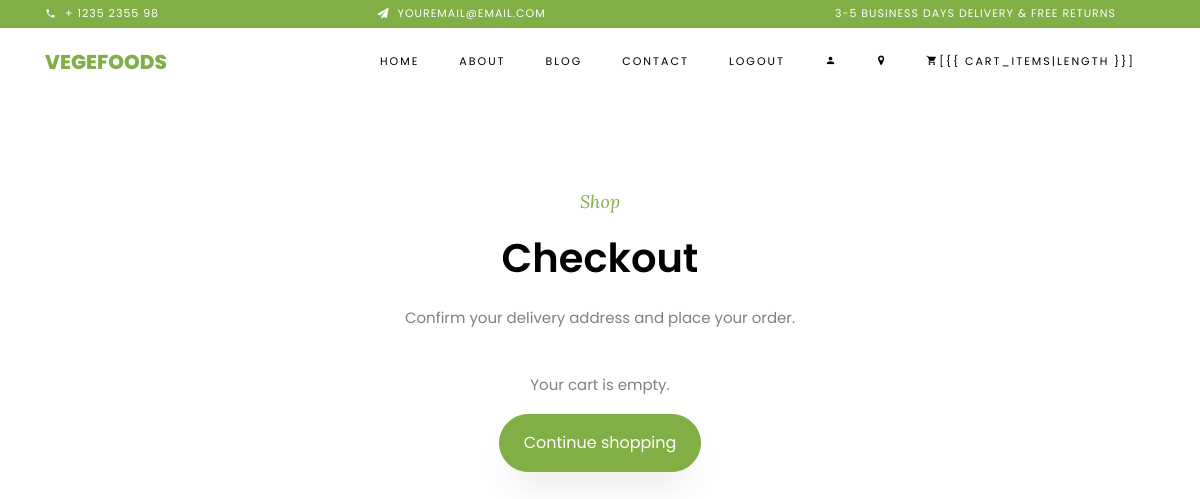
/checkout/ (signed in), run on an earlier commit of the app's database.
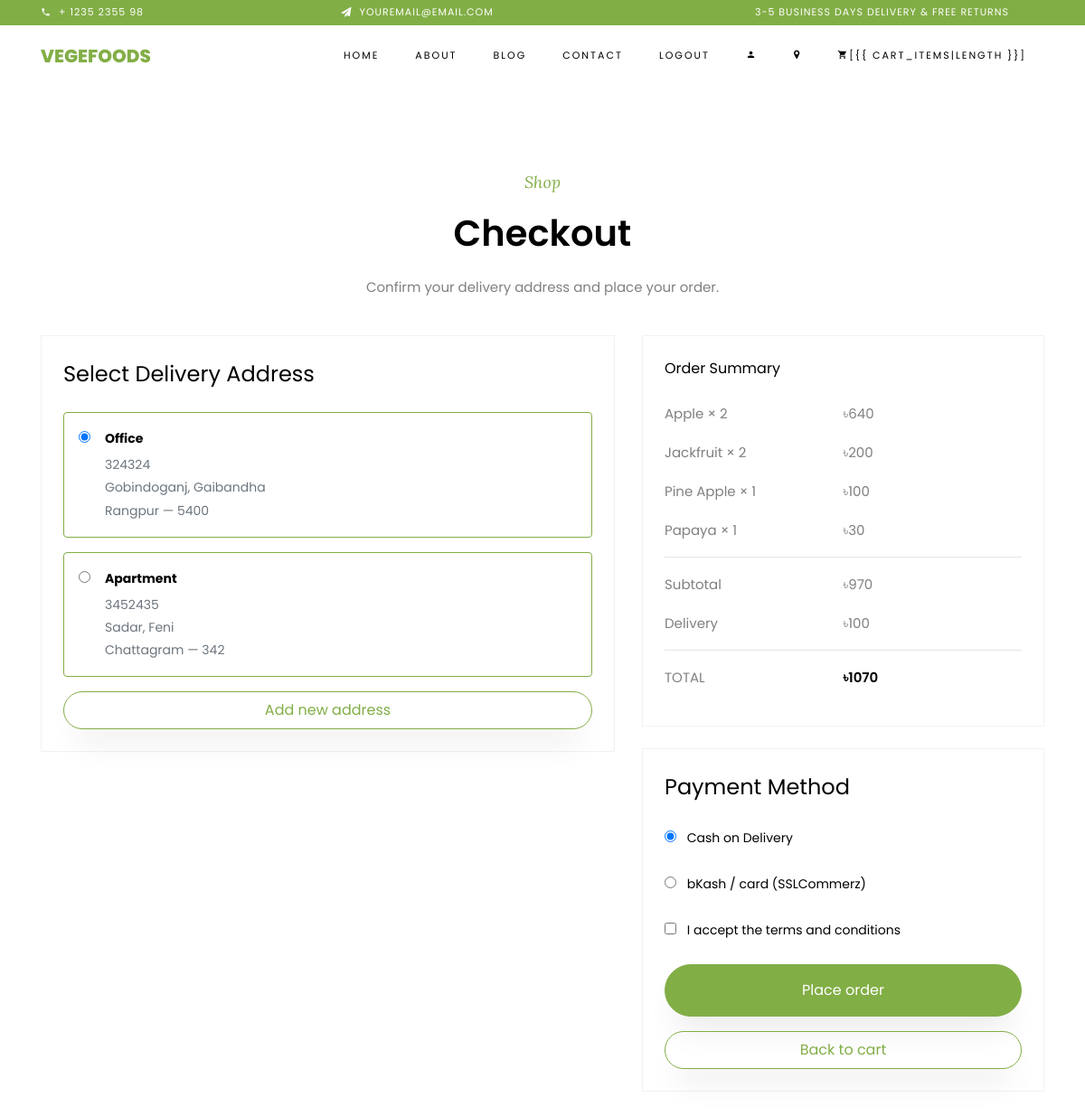
And on a later commit of the database.
### shop/models.py (models this page shows, shortened)
class CustomerAddress(models.Model):
    user = models.ForeignKey(User, on_delete=models.CASCADE)
    division = models.CharField(choices=DIVISION_CHOICES, max_length=50)
    district = models.CharField(max_length=200)
    thana = models.CharField(max_length=200)
    roadNumber = models.CharField(max_length=500)
    zipCode = models.IntegerField()
    addressType = models.CharField(choices=ADDRESS_TYPE_CHOICES, max_length=20)

class Cart(models.Model):
    user = models.ForeignKey(User, on_delete=models.CASCADE)
    fruit = models.ForeignKey(Fruit, on_delete=models.CASCADE)
    quantity = models.PositiveIntegerField(default=1)
    @property
    def line_total(self):
        return self.quantity * self.fruit.discounted_price

class Fruit(models.Model):
    title = models.CharField(max_length=200)
    selling_price = models.FloatField()
    discounted_price = models.FloatField()
    description = models.CharField(max_length=500)
    fruit_image = models.ImageField(upload_to='fruit-img')

### shop/views.py (the view)
# urls.py: path('checkout/', views.checkout, name='checkout'),
@login_required(login_url='/login/')
def checkout(request):
    cart_items = Cart.objects.filter(user=request.user)
    addresses = CustomerAddress.objects.filter(user=request.user)
    amount = 0.0
    shipping_amount = 100.0
    for item in cart_items:
        amount += item.line_total
    total_amount = amount + shipping_amount if cart_items else 0.0
    return render(request, 'checkout.html', {
        'cart_items': cart_items,
        'addresses': addresses,
        'amount': amount,
        'shipping_amount': shipping_amount,
        'totalamount': total_amount,
    })

### templates/checkout.html (shortened to what the changed rows need)
{% load static %}
<!DOCTYPE html>
<html lang="en">
<head>
    <link rel="stylesheet" href="{% static 'css/open-iconic-bootstrap.min.css' %}">
    <link rel="stylesheet" href="{% static 'css/animate.css' %}">
    <link rel="stylesheet" href="{% static 'css/owl.carousel.min.css' %}">
    <link rel="stylesheet" href="{% static 'css/owl.theme.default.min.css' %}">
    <link rel="stylesheet" href="{% static 'css/magnific-popup.css' %}">
    <link rel="stylesheet" href="{% static 'css/aos.css' %}">
    <link rel="stylesheet" href="{% static 'css/ionicons.min.css' %}">
    <link rel="stylesheet" href="{% static 'css/bootstrap-datepicker.css' %}">
    <link rel="stylesheet" href="{% static 'css/jquery.timepicker.css' %}">
    <link rel="stylesheet" href="{% static 'css/flaticon.css' %}">
    <link rel="stylesheet" href="{% static 'css/icomoon.css' %}">
    <link rel="stylesheet" href="{% static 'css/style.css' %}">
</head>
<body class="goto-here">
<section class="ftco-section">
    <div class="container">
        <div class="row justify-content-center mb-4">
            <div class="col-md-8 heading-section text-center">
                <h2 class="mb-3">Checkout</h2>
            </div>
        </div>
        {% if cart_items %}
        <form method="post" action="{% url 'initiate_payment' %}" class="billing-form">
            <div class="row">
                <div class="col-lg-7 mb-5 mb-lg-0">
                    <div class="cart-detail p-3 p-md-4">
                        <h3 class="billing-heading mb-4">Select Delivery Address</h3>
                        {% if addresses %}
                        {% for item in addresses %}
                        <label class="d-block bg-white p-3 mb-3"
                               style="border: 1px solid #82ae46; border-radius: 4px; cursor: pointer;">
                            <div class="d-flex align-items-start">
                                <input type="radio"
                                       name="address_id"
                                       value="{{ item.id }}"
                                       class="mt-1 mr-3"
                                       {% if forloop.first %}checked{% endif %}
                                       required>
                                <div>
                                    <strong class="d-block mb-1">{{ item.addressType }}</strong>
                                    <span class="d-block text-muted">
                                            {{ item.roadNumber }}<br>
                                            {{ item.thana }}, {{ item.district }}<br>
                                            {{ item.division }} — {{ item.zipCode }}
                                        </span>
                                </div>
                            </div>
                        </label>
                        {% endfor %}
                        <a href="{% url 'address' %}?new=1" class="btn btn-primary btn-outline-primary py-2 px-4">Add
                            new address</a>
                        {% else %}
                        <div class="alert alert-warning mb-0">
                            You have no saved address yet.
                            <a href="{% url 'address' %}?new=1">Add an address</a> before placing an order.
                        </div>
                        {% endif %}
                    </div>
                </div>
                <div class="col-lg-5">
                    <div class="cart-detail cart-total p-3 p-md-4 mb-4">
                        <h3 class="billing-heading mb-4">Order Summary</h3>
                        {% for item in cart_items %}
                        <p class="d-flex">
                            <span>{{ item.fruit.title }} × {{ item.quantity }}</span>
                            <span>৳{{ item.line_total|floatformat:0 }}</span>
                        </p>
                        {% endfor %}
                        <hr>
                        <p class="d-flex">
                            <span>Subtotal</span>
                            <span>৳{{ amount|floatformat:0 }}</span>
                        </p>
                        <p class="d-flex">
                            <span>Delivery</span>
                            <span>৳{{ shipping_amount|floatformat:0 }}</span>
                        </p>
                        <hr>
                        <p class="d-flex total-price">
                            <span>Total</span>
                            <span>৳{{ totalamount|floatformat:0 }}</span>
                        </p>
                    </div>
                    <div class="cart-detail p-3 p-md-4">
                        <h3 class="billing-heading mb-4">Payment Method</h3>
                        <div class="form-group">
                            <div class="radio">
                                <label><input type="radio" name="payment_method" value="cod" class="mr-2" checked> Cash
                                    on Delivery</label>
                            </div>
                        </div>
                        <div class="form-group">
                            <div class="radio">
                                <label><input type="radio" name="payment_method" value="bkash" class="mr-2">
                                    bKash / card (SSLCommerz)</label>
                            </div>
                        </div>
                        <div class="form-group">
                            <div class="checkbox">
                                <label><input type="checkbox" name="terms" value="1" class="mr-2" required> I accept the
                                    terms and conditions</label>
                            </div>
                        </div>
                        {% if addresses %}
                        <p class="mb-0">
                            <button type="submit" class="btn btn-primary py-3 px-4">Place order</button>
                        </p>
                        <p class="mt-3 mb-0">
                            <a href="{% url 'showcart' %}" class="btn btn-primary btn-outline-primary py-2 px-4">Back to
                                cart</a>
                        </p>
                        {% endif %}
                    </div>
                </div>
            </div>
        </form>
        {% else %}
        <div class="row justify-content-center">
            <div class="col-md-8 text-center">
                <p>Your cart is empty.</p>
                <a href="{% url 'fruit-list' %}" class="btn btn-primary py-3 px-4">Continue shopping</a>
            </div>
        </div>
        {% endif %}
    </div>
</section>
</body>
</html>

What changed in the data, as far as the page shows it:
now on this page (row unchanged): CustomerAddress: address_id "☑ Office 324324 Gobindoganj, Gai", addressType "Office", roadNumber "324324", thana "Gobindoganj", district "Gaibandha", division "Rangpur", zipCode "5400"
now on this page (row unchanged): CustomerAddress: address_id "☐ Apartment 3452435 Sadar, Feni", addressType "Apartment", roadNumber "3452435", thana "Sadar", district "Feni", division "Chattagram", zipCode "342"
added Cart: fruit "Apple", quantity "2", line_total "640"
added Cart: fruit "Jackfruit", quantity "2", line_total "200"
added Cart: fruit "Pine Apple", quantity "1", line_total "100"
added Cart: fruit "Papaya", quantity "1", line_total "30"
Also different on the page:
{{ amount|floatformat:0 }}: (not shown) → "970"
{{ shipping_amount|floatformat:0 }}: (not shown) → "100"
{{ totalamount|floatformat:0 }}: (not shown) → "1070"
form field payment_method: (not shown) → "☑ Cash on Delivery"
form field payment_method: (not shown) → "☐ bKash / card (SSLCommerz)"
form field terms: (not shown) → "☐"
text no longer shown: "Your cart is empty. Continue shopping"
text now shown: "Select Delivery Address Add new address Order Summary Subtotal ৳ Delivery ৳ TOTAL ৳ Payment Method Cash on Delivery bKash / card (SSLCommerz) I accept the terms and conditions Place order Back to cart"
